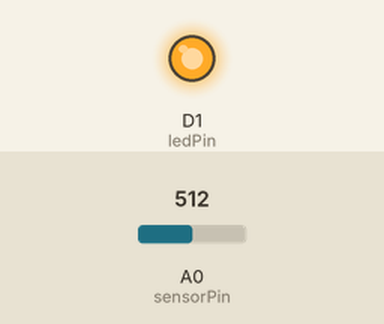
A sketch run on a simulated ESP8266 (NodeMCU). On the bench: output pins drawn as LEDs (lit = HIGH). The test bench sets the inputs (shaded band); at power-on: A0 (sensorPin) = 512.

Above: at 5.9 s.
6.0 s: A0 (sensorPin) set to 0
12.1 s: A0 (sensorPin) set to 122
At 13.0 s:
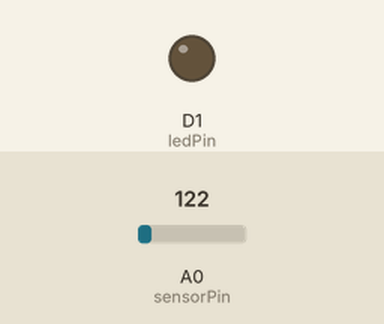
Timing chart, 0 to 24.2 s (numbered marks = the images above; inputs shaded):
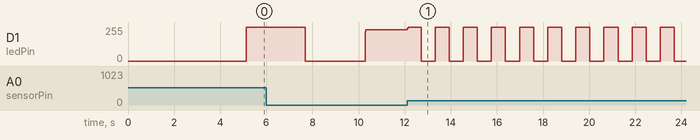

The sketch:

pratica1_3.ino
```cpp
int sensorPin = A0;
int ledPin = D1;
int sensorValue = 0;

void setup() {
  pinMode(ledPin, OUTPUT);
  // (INTERNAL);
  digitalWrite(ledPin, LOW);
}

void loop(){
  sensorValue = analogRead(sensorPin)*5;
  //sensorValue /= 4;
  delay(sensorValue);
  digitalWrite(ledPin, 0);
  delay(sensorValue);
  digitalWrite(ledPin, 1);
}
```

Measured:
- after the input at 12.1 s, D1 (ledPin): 235/255 → 245/255 at once, then repeats every 1.2 s: 255/255 0.55 s, 0/255 0.61 s
